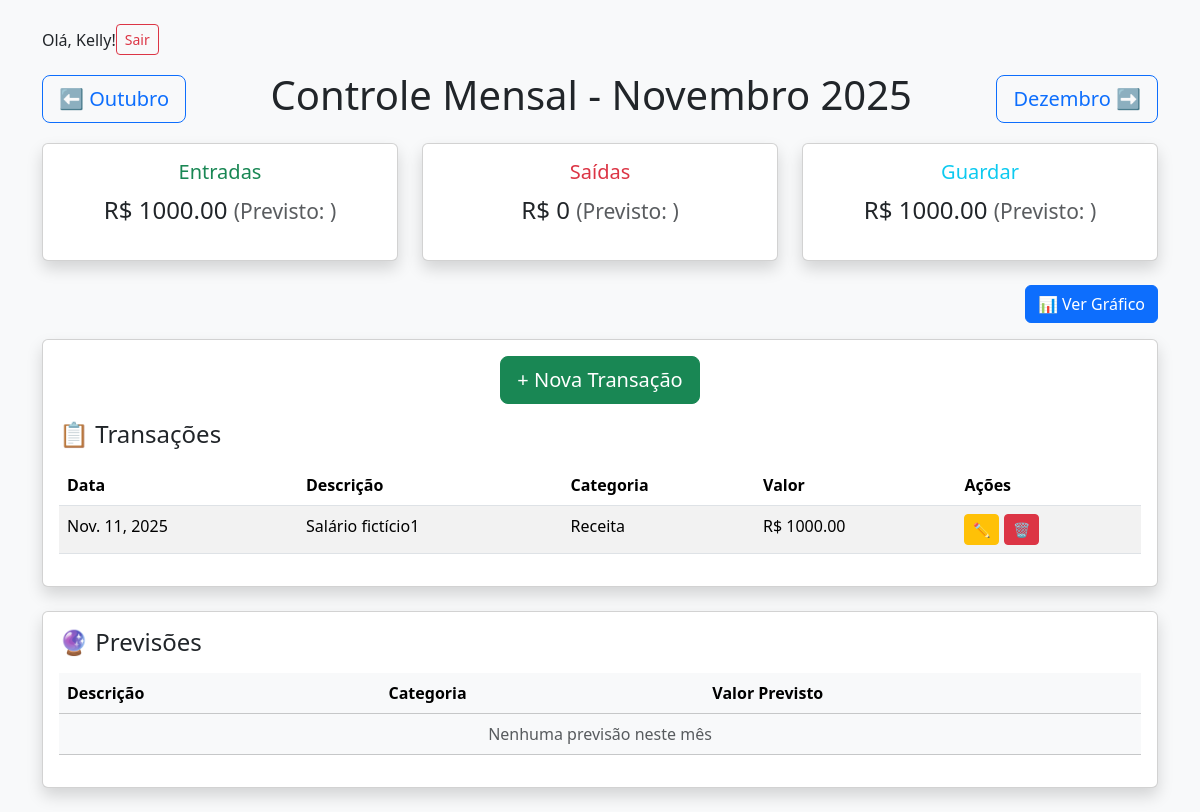
Screenshot of / (signed in) with the database file from the repository.
### finance/models.py (models this page shows, shortened)
class Transacao(models.Model): #models.Model herda da classe Model do Django
    CATEGORIAS = [
        ('receita', 'Receita'),
        ('despesa', 'Despesa'),
    ]
    user = models.ForeignKey(User, on_delete=models.CASCADE)
    descricao = models.CharField(max_length=100) #CharField é um campo de texto com tamanho máximo definido
    valor = models.DecimalField(max_digits=10, decimal_places=2)
    data = models.DateField()
    categoria = models.CharField(max_length=20, choices=CATEGORIAS)
    pago = models.BooleanField(default=False) #BooleanField é um campo que armazena valores True ou False

### core/views.py (the view, shortened to what this page needs)
# urls.py: path('', views.mes_atual, name='mes_atual'),
@login_required
def mes_atual(request, ano=None, mes=None):
    from datetime import date
    from datetime import datetime
    hoje = date.today()
    agora = datetime.now()
    if not ano or not mes:
        ano = hoje.year
        mes = hoje.month
    if mes == 1:
        mes_anterior = 12
        ano_anterior = ano - 1
    else:
        mes_anterior = mes - 1
        ano_anterior = ano
    if mes == 12:
        mes_proximo = 1
        ano_proximo = ano + 1
    else:
        mes_proximo = mes + 1
        ano_proximo = ano
    mes_nome = MESES_PT[mes]
    mes_anterior_nome = MESES_PT[mes_anterior]
    mes_proximo_nome = MESES_PT[mes_proximo]
    transacoes = Transacao.objects.filter(
        user = request.user,
        data__year=ano,
        data__month=mes
        )
    total_entradas = sum(t.valor for t in transacoes if t.categoria == 'receita')
    total_saidas = sum(t.valor for t in transacoes if t.categoria == 'despesa')
    total_guardar = total_entradas - total_saidas
    context = {
        'ano': ano,
        'mes': mes,
        'mes_nome': mes_nome,
        'ano_anterior': ano_anterior,
        'mes_anterior': mes_anterior,
        'mes_anterior_nome': mes_anterior_nome,
        'ano_proximo': ano_proximo,
        'mes_proximo': mes_proximo,
        'mes_proximo_nome': mes_proximo_nome,
        'transacoes': transacoes,
        'total_entradas': total_entradas,
        'total_saidas': total_saidas,
        'total_guardar': total_guardar,
        'data_atual': agora,
    }
    return render(request, 'finance/mes_atual.html', context)

### core/context_processors_mes.py (called while the page is built)
def mes_atual_context(request):
    hoje = date.today()
    return {
        "ano_atual": hoje.year,
        "mes_atual": hoje.month
    }

### finance/templates/finance/mes_atual.html (shortened to what this page needs)
{% load static %}
{% load tz %}
<!DOCTYPE html>
<html lang="pt-BR">
  <head>
    <link href="https://cdn.jsdelivr.net/npm/bootstrap@5.3.3/dist/css/bootstrap.min.css" rel="stylesheet" />
  </head>
  <body class="bg-light">
    <div class="container mt-4">
        <div class="d-flex align-items-center mb-3">
          <span>Olá, {{ user.username }}!</span>
            <a href="{% url 'logout' %}" class="btn btn-outline-danger btn-sm">Sair</a>
        </div>
      <div class="d-flex justify-content-between align-items-center mb-3">
        <a href="{% url 'mes_navegar' ano=ano_anterior mes=mes_anterior %}" class="btn btn-outline-primary btn-lg">⬅️ {{ mes_anterior_nome }}</a>
        <h1>Controle Mensal - {{ mes_nome }} {{ ano }}</h1>
          <a href="{% url 'mes_navegar' ano=ano_proximo mes=mes_proximo %}" class="btn btn-outline-primary btn-lg">{{ mes_proximo_nome }} ➡️</a>
      </div>
      <div class="row mb-4">
        <div class="col-md-4">
          <div class="card shadow">
            <div class="card-body text-center">
              <h5 class="card-title text-success">Entradas</h5>
              <p class="fs-4">
                R$ {{ total_entradas }} <small class="text-muted">(Previsto: {{ total_prev_entradas }})</small>
              </p>
            </div>
          </div>
        </div>
        <div class="col-md-4">
          <div class="card shadow">
            <div class="card-body text-center">
              <h5 class="card-title text-danger">Saídas</h5>
              <p class="fs-4">
                R$ {{ total_saidas }} <small class="text-muted">(Previsto: {{ total_prev_saidas }})</small>
              </p>
            </div>
          </div>
        </div>
        <div class="col-md-4">
          <div class="card shadow">
            <div class="card-body text-center">
              <h5 class="card-title text-info">Guardar</h5>
              <p class="fs-4">
                R$ {{ total_guardar }} <small class="text-muted">(Previsto: {{ total_prev_guardar }})</small>
              </p>
            </div>
          </div>
        </div>
      </div>
      <div class="text-end mb-3">
        <a href="{% url 'grafico_mes' ano=ano mes=mes %}" class="btn btn-primary">📊 Ver Gráfico</a>
      </div>
      <div class="card shadow mb-4">
        <div class="card-body">
          <div class = "d-flex justify-content-center mb-3">
            <button type="button" class="btn btn-success btn-lg" data-bs-toggle="modal" data-bs-target="#modalNovaTransacao">+ Nova Transação</button>
          </div>
          <h4 class="mb-3">📋 Transações</h4>
          <table class="table table-striped">
            <thead>
              <tr>
                <th>Data</th>
                <th>Descrição</th>
                <th>Categoria</th>
                <th>Valor</th>
                <th>Ações</th>
              </tr>
            </thead>
            <tbody>
              {% for t in transacoes %}
                <tr>
                  <td>{{ t.data }}</td>
                  <td>{{ t.descricao }}</td>
                  <td>{{ t.get_categoria_display }}</td>
                  <td>R$ {{ t.valor|floatformat:2 }}</td>
                  <td>
                    <button type="button" class="btn btn-sm btn-warning" onclick="abrirModalEditar({{ t.id }}, '{{ t.descricao }}', {{ t.valor }}, '{{ t.data }}', '{{ t.categoria }}', {{ t.pago|yesno:'true,false' }})">✏️</button>
                    <button type="button" class="btn btn-sm btn-danger" onclick="abrirModalExcluir({{ t.id }}, '{{ t.descricao }}')">🗑️</button>
                  </td>
                </tr>
              {% empty %}
                <tr>
                  <td colspan="5" class="text-center text-muted">Nenhuma transação neste mês</td>
                </tr>
              {% endfor %}
            </tbody>
          </table>
        </div>
      </div>
      <div class="card shadow mb-4">
        <div class="card-body">
          <h4 class="mb-3">🔮 Previsões</h4>
          <table class="table table-light">
            <thead>
              <tr>
                <th>Descrição</th>
                <th>Categoria</th>
                <th>Valor Previsto</th>
              </tr>
            </thead>
            <tbody>
              {% for p in previsoes %}
                <tr>
                  <td>{{ p.descricao }}</td>
                  <td>{{ p.get_categoria_display }}</td>
                  <td>R$ {{ p.valor_previsto|floatformat:2 }}</td>
                </tr>
              {% empty %}
                <tr>
                  <td colspan="3" class="text-center text-muted">Nenhuma previsão neste mês</td>
                </tr>
              {% endfor %}
            </tbody>
          </table>
        </div>
      </div>
    </div>
  </body>
</html>

### rows the page displays
Transacao: data "Nov. 11, 2025", descricao "Salário fictício1", categoria "Receita", valor "1000.00"

### other values shown
{{ user.username }} "Kelly"
{{ mes_anterior_nome }} "Outubro"
{{ mes_nome }} "Novembro"
{{ ano }} "2025"
{{ mes_proximo_nome }} "Dezembro"
{{ total_entradas }} "1000.00"
{{ total_saidas }} "0"
{{ total_guardar }} "1000.00"
